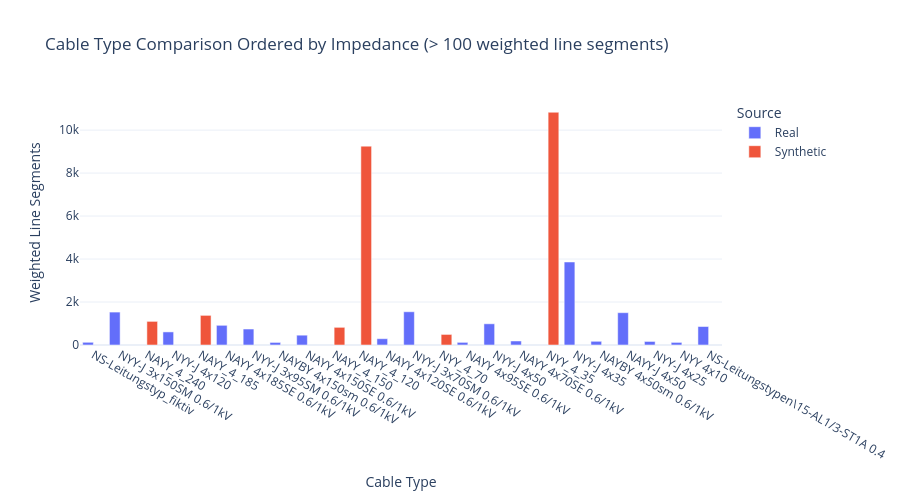

Notebook source saved alongside this figure:
### Code cell
_ = show_cable_type_comparison(
    PLZ,
    real_grid_dir=REAL_GRID_DIR,
    min_segment_count=MIN_CABLE_SEGMENTS,
 )

### Figure 1 — Plotly figure (JSON) as saved in the notebook; plotly's stock layout.template omitted (floating-point values rounded to 4 significant figures)
{"data": [{"alignmentgroup": "True", "customdata": [[1.223, 0.0], [40.34, 0.1453], [18.34, 0.1735], [30.45, 0.1836], [18.77, 0.208], [2.758, 0.2197], [11.69, 0.2218], [8.619, 0.2666], [32.89, 0.2788], [5.336, 0.3311], [20.88, 0.3961], [4.666, 0.4518], [56.19, 0.5309], [1.689, 0.6465], [22.28, 0.6466], [2.279, 0.7324], [1.749, 1.833], [10.97, 1.909]], "hovertemplate": "Source=Real<br>Cable Type=%{x}<br>Weighted Line Segments=%{y}<br>total_length_km=%{customdata[0]}<br>impedance_ohm_per_km=%{customdata[1]}<extra></extra>", "legendgroup": "Real", "marker": {"color": "#636efa", "pattern": {"shape": ""}}, "name": "Real", "offsetgroup": "Real", "orientation": "v", "showlegend": true, "textposition": "auto", "type": "bar", "x": ["NS-Leitungstyp_fiktiv", "NYY-J 3x150SM 0.6/1kV", "NYY-J 4x120", "NAYY 4x185SE 0.6/1kV", "NYY-J 3x95SM 0.6/1kV", "NAYBY 4x150sm 0.6/1kV", "NAYY 4x150SE 0.6/1kV", "NAYY 4x120SE 0.6/1kV", "NYY-J 3x70SM 0.6/1kV", "NAYY 4x95SE 0.6/1kV", "NYY-J 4x50", "NAYY 4x70SE 0.6/1kV", "NYY-J 4x35", "NAYBY 4x50sm 0.6/1kV", "NAYY-J 4x50", "NYY-J 4x25", "NYY 4x10", "NS-Leitungstypen\\15-AL1/3-ST1A 0.4"], "xaxis": "x", "y": [126.0, 1532.0, 609.0, 916.0, 743.0, 120.0, 457.0, 293.0, 1547.0, 123.0, 987.0, 187.0, 3863.0, 172.0, 1504.0, 165.0, 121.0, 860.0], "yaxis": "y"}, {"alignmentgroup": "True", "customdata": [[58.99, 0.1501], [53.38, 0.1825], [22.12, 0.2229], [232.9, 0.2388], [20.8, 0.2803], [227.9, 0.5308]], "hovertemplate": "Source=Synthetic<br>Cable Type=%{x}<br>Weighted Line Segments=%{y}<br>total_length_km=%{customdata[0]}<br>impedance_ohm_per_km=%{customdata[1]}<extra></extra>", "legendgroup": "Synthetic", "marker": {"color": "#EF553B", "pattern": {"shape": ""}}, "name": "Synthetic", "offsetgroup": "Synthetic", "orientation": "v", "showlegend": true, "textposition": "auto", "type": "bar", "x": ["NAYY_4_240", "NAYY_4_185", "NAYY_4_150", "NAYY_4_120", "NYY_4_70", "NYY_4_35"], "xaxis": "x", "y": [1099.0, 1379.0, 822.0, 9254.0, 492.0, 10830.0], "yaxis": "y"}], "layout": {"barmode": "group", "height": 500, "legend": {"title": {"text": "Source"}, "tracegroupgap": 0}, "title": {"text": "Cable Type Comparison Ordered by Impedance (> 100 weighted line segments)"}, "xaxis": {"anchor": "y", "categoryarray": ["NS-Leitungstyp_fiktiv", "NYY-J 3x150SM 0.6/1kV", "NAYY_4_240", "NYY-J 4x120", "NAYY_4_185", "NAYY 4x185SE 0.6/1kV", "NYY-J 3x95SM 0.6/1kV", "NAYBY 4x150sm 0.6/1kV", "NAYY 4x150SE 0.6/1kV", "NAYY_4_150", "NAYY_4_120", "NAYY 4x120SE 0.6/1kV", "NYY-J 3x70SM 0.6/1kV", "NYY_4_70", "NAYY 4x95SE 0.6/1kV", "NYY-J 4x50", "NAYY 4x70SE 0.6/1kV", "NYY_4_35", "NYY-J 4x35", "NAYBY 4x50sm 0.6/1kV", "NAYY-J 4x50", "NYY-J 4x25", "NYY 4x10", "NS-Leitungstypen\\15-AL1/3-ST1A 0.4"], "categoryorder": "array", "domain": [0, 1], "title": {"text": "Cable Type"}}, "yaxis": {"anchor": "x", "domain": [0, 1], "title": {"text": "Weighted Line Segments"}}}}
